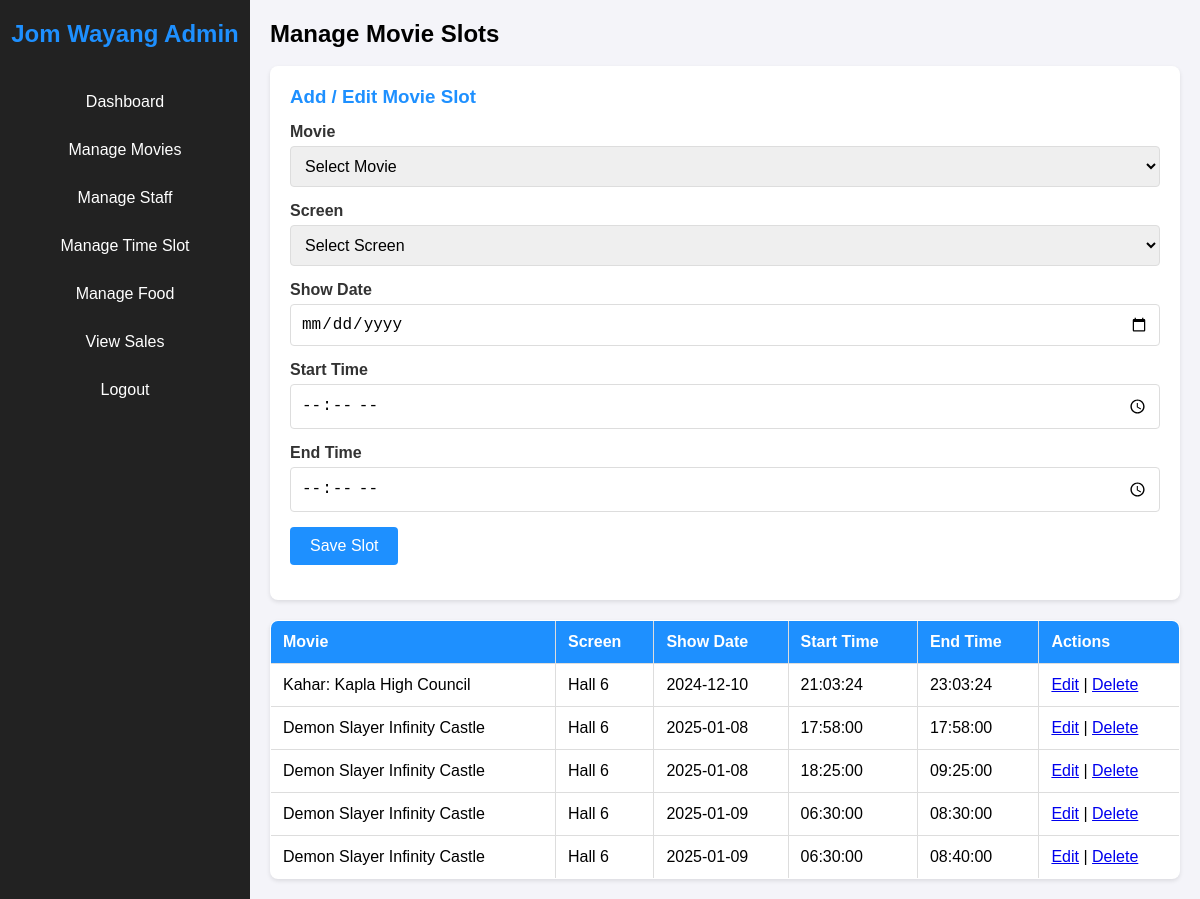
The page /admin/manageslottime.php on the database its author committed.
### tables this page shows
CREATE TABLE `movie_screenings` (
  `id` int(11) NOT NULL,
  `movie_id` int(11) NOT NULL,
  `screen_id` int(11) NOT NULL,
  `show_date` date NOT NULL,
  `start_time` time NOT NULL,
  `end_time` time NOT NULL,
  `created_at` timestamp NOT NULL DEFAULT current_timestamp(),
  `updated_at` timestamp NOT NULL DEFAULT current_timestamp() ON UPDATE current_timestamp()
);

CREATE TABLE `movies` (
  `id` int(11) NOT NULL,
  `title` varchar(255) NOT NULL,
  `genre` varchar(50) NOT NULL,
  `description` mediumtext NOT NULL,
  `release_date` date NOT NULL,
  `price` decimal(10,0) NOT NULL,
  `duration` int(11) NOT NULL,
  `type` varchar(4) NOT NULL,
  `language` varchar(40) NOT NULL,
  `director` varchar(40) NOT NULL,
  `cast` varchar(100) NOT NULL,
  `handler` varchar(40) NOT NULL,
  `image` varchar(255) NOT NULL,
  `imagetitle` varchar(255) NOT NULL,
  `imagebg` varchar(255) NOT NULL,
  `status` varchar(40) NOT NULL
);

CREATE TABLE `screens` (
  `id` int(11) NOT NULL,
  `name` varchar(50) NOT NULL,
  `created_at` timestamp NOT NULL DEFAULT current_timestamp(),
  `updated_at` timestamp NOT NULL DEFAULT current_timestamp() ON UPDATE current_timestamp()
);

### admin/manageslottime.php (the view, shortened to what this page needs)
<?php
require 'connect.php';
$slots = $conn->query("SELECT ms.id, m.title AS movie_title, s.name AS screen_name, ms.show_date, ms.start_time, ms.end_time
                       FROM movie_screenings ms
                       JOIN movies m ON ms.movie_id = m.id
                       JOIN screens s ON ms.screen_id = s.id
                       ORDER BY ms.show_date, ms.start_time")->fetch_all(MYSQLI_ASSOC);
?>
<!DOCTYPE html>
<html lang="en">
<head>
    <link rel="stylesheet" type="text/css" href="css/style3.css">
</head>
<body>
    <?php include 'sidebar.php'; ?>
    <div class="main-content">
        <h2>Manage Movie Slots</h2>
        <br>
        <div class="form-container">
            <form method="POST" action="manageslottime.php">
                <h3>Add / Edit Movie Slot</h3>
                <div class="form-group">
                    <label for="movie_id">Movie</label>
                    <select name="movie_id" id="movie_id" required>
                        <option value="">Select Movie</option>
                    </select>
                </div>
                <div class="form-group">
                    <label for="screen_id">Screen</label>
                    <select name="screen_id" id="screen_id" required>
                        <option value="">Select Screen</option>
                    </select>
                </div>
                <div class="form-group">
                    <label for="show_date">Show Date</label>
                    <input type="date" name="show_date" id="show_date" required>
                </div>
                <div class="form-group">
                    <label for="start_time">Start Time</label>
                    <input type="time" name="start_time" id="start_time" required>
                </div>
                <div class="form-group">
                    <label for="end_time">End Time</label>
                    <input type="time" name="end_time" id="end_time" required>
                </div>
                <div class="form-group">
                    <button type="submit" name="save_slot">Save Slot</button>
                </div>
            </form>
        </div>
        <table>
            <thead>
                <tr>
                    <th>Movie</th>
                    <th>Screen</th>
                    <th>Show Date</th>
                    <th>Start Time</th>
                    <th>End Time</th>
                    <th>Actions</th>
                </tr>
            </thead>
            <tbody>
                <?php foreach ($slots as $slot): ?>
                    <tr>
                        <td><?= $slot['movie_title'] ?></td>
                        <td><?= $slot['screen_name'] ?></td>
                        <td><?= $slot['show_date'] ?></td>
                        <td><?= $slot['start_time'] ?></td>
                        <td><?= $slot['end_time'] ?></td>
                        <td>
                            <a href="#" onclick="editSlot(<?= htmlspecialchars(json_encode($slot)) ?>)">Edit</a> |
                            <a href="?delete=<?= $slot['id'] ?>" onclick="return confirm('Are you sure you want to delete this slot?')">Delete</a>
                        </td>
                    </tr>
                <?php endforeach; ?>
            </tbody>
        </table>
    </div>
</body>
</html>

### admin/css/style3.css (style rules this page uses)
* { margin: 0; padding: 0; box-sizing: border-box; }
body { font-family: Arial, sans-serif; background-color: #f4f4f9; display: flex; height: 100vh; }
.main-content { flex: 1; padding: 20px; overflow-y: auto; }
form { margin-bottom: 20px; padding: 20px; background-color: #fff; border-radius: 8px; box-shadow: 0 2px 4px rgba(0, 0, 0, 0.1); }
form h3 { margin-bottom: 15px; color: #1E90FF; }
.form-group { margin-bottom: 15px; }
.form-group label { display: block; margin-bottom: 5px; font-weight: bold; color: #333; }
.form-group input { width: 100%; padding: 10px; border: 1px solid #ddd; border-radius: 4px; font-size: 16px; }
.form-group select { width: 100%; padding: 10px; border: 1px solid #ddd; border-radius: 4px; font-size: 16px; }
.form-group button { background-color: #1E90FF; color: #fff; border: none; padding: 10px 20px; border-radius: 4px; cursor: pointer; font-size: 16px; }
table { width: 100%; border-collapse: collapse; margin-top: 20px; background-color: #fff; border-radius: 8px; overflow: hidden; box-shadow: 0 2px 4px rgba(0, 0, 0, 0.1); }
table, th, td { border: 1px solid #ddd; }
th, td { padding: 12px; text-align: left; }
th { background-color: #1E90FF; color: white; }

### rows shown on the page
movie_screenings: movie.title "Kahar: Kapla High Council", screen.name "Hall 6", show_date "2024-12-10", start_time "21:03:24", end_time "23:03:24"
movie_screenings: movie.title "Demon Slayer Infinity Castle", screen.name "Hall 6", show_date "2025-01-08", start_time "17:58:00", end_time "17:58:00"
movie_screenings: movie.title "Demon Slayer Infinity Castle", screen.name "Hall 6", show_date "2025-01-08", start_time "18:25:00", end_time "09:25:00"
movie_screenings: movie.title "Demon Slayer Infinity Castle", screen.name "Hall 6", show_date "2025-01-09", start_time "06:30:00", end_time "08:30:00"
movie_screenings: movie.title "Demon Slayer Infinity Castle", screen.name "Hall 6", show_date "2025-01-09", start_time "06:30:00", end_time "08:40:00"
